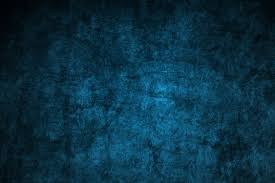
#> input picture images.jpeg, 275 x 183 px, given in place of the camera
$ python 15.py   (older library calls are emulated)
#> lines starting #> are read from the running program, lines starting #| are printed output that depends on the picture; after the words box and inside, x2 and y2 are one past the last pixel; in counts of white or black regions, pixels touching at a corner belong together
#Gradiants and edge detection


import cv2
import numpy as np

cap = cv2.VideoCapture(0)

while True:
    _, frame = cap.read()
#> frame is the input picture: shape (183, 275, 3); mean B, G, R 68.1, 49.4, 10.1
    laplacian = cv2.Laplacian(frame, cv2.CV_64F)
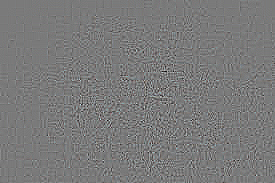
#> laplacian: shape (183, 275, 3) float64; mean B, G, R 0, 0, 0; drawn with min black and max white
    sobelx = cv2.Sobel(frame, cv2.CV_64F, 1, 0, ksize=5)
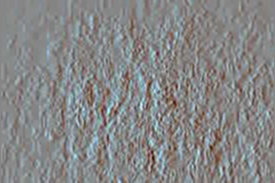
#> sobelx: shape (183, 275, 3) float64; mean B, G, R 9.8, 7.6, 2; drawn with min black and max white
    sobely = cv2.Sobel(frame, cv2.CV_64F, 0, 1, ksize=5)
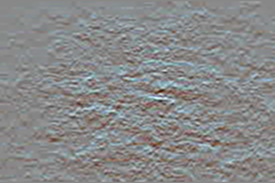
#> sobely: shape (183, 275, 3) float64; mean B, G, R 28, 21.4, 6; drawn with min black and max white

    edges = cv2.Canny(frame, 200, 200)
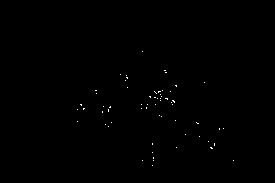
#> edges: shape (183, 275); 0.21% white in thin lines or dots, all inside (x1, y1, x2, y2) = (77, 51, 234, 166)

    cv2.imshow('Edges', edges)
    cv2.imshow('original', frame)
    cv2.imshow('sobelX', sobelx)
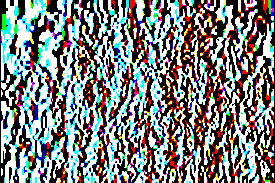
#> window 'sobelX': shape (183, 275, 3); mean B, G, R 129.8, 129.8, 125.9
    #cv2.imshow('sobelY', sobely)
    #cv2.imshow('laplacian', laplacian)

    k = cv2.waitKey(5) & 0xFF
#> (key Esc is pressed here)
    if k == 27:
        break


cv2.destroyAllWindows()
